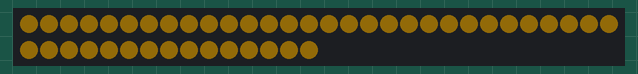
Recording of a sketch running on a simulated Arduino Uno, built with avr-gcc and run on an emulated ATmega328P. Parts: 45 RGB LEDs in strip order, left to right, continuing on the next row. Dim RGB values are drawn brighter than linear; random numbers use the default seed unless the sketch sets one.

Above: at 1.3 s.
At 6.51 s:
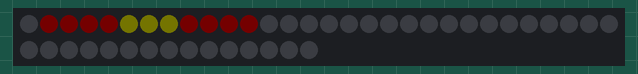
At 14.8 s:
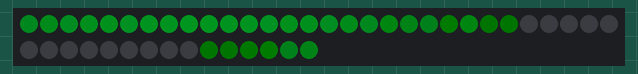
At 23.09 s:
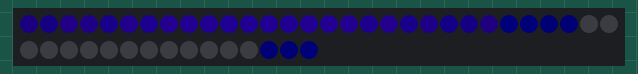
At 31.38 s:
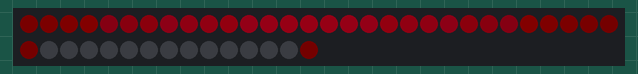
At 39.66 s:
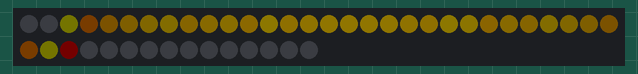

The sketch:

ledmerkki2k26.ino
```cpp
#include <FastLED.h>

#define LED_PIN     8
#define NUM_LEDS    45
#define BRIGHTNESS  24

//(x, y) coordinates for each led, roughly from (0,0) to (128, 256)
//middle point being the 23rd led (76, 129)
uint8_t coords[45][2] = {
    {73, 111},
    {70, 96},
    {68, 81},
    {65, 66},
    {64, 52},
    {61, 36},
    {56, 20},
    {56, 5},
    {67, 18},
    {74, 30},
    {84, 43},
    {93, 54},
    {101, 67},
    {111, 78},
    {120, 90},
    {128, 104},
    {138, 116},
    {147, 128},
    {132, 129},
    {116, 128},
    {104, 129},
    {90, 129},
    {76, 129},
    {62, 129},
    {49, 129},
    {33, 128},
    {18, 128},
    {4, 128},
    {14, 140},
    {22, 153},
    {32, 165},
    {40, 177},
    {50, 190},
    {59, 202},
    {68, 214},
    {77, 226},
    {84, 239},
    {96, 251},
    {94, 235},
    {91, 221},
    {89, 206},
    {85, 191},
    {83, 175},
    {81, 160},
    {79, 146}
};

uint8_t curBrg = 0;

CRGB leds[NUM_LEDS];

static uint16_t position = 0;
static uint16_t hue = 0;

void setup(){

    FastLED.addLeds<WS2812B, LED_PIN, GRB>(leds, NUM_LEDS);
    FastLED.setBrightness(BRIGHTNESS);
    FastLED.setDither(1);
    fluorescentStartup();
    FastLED.delay(2000);
    FastLED.setBrightness(0);
}

uint32_t lastMillis = 0;
int phpos = 0;
uint32_t tick = 0;
uint32_t t = 0;

const uint8_t con = 255/NUM_LEDS;

const uint16_t speed = 40;
int phaseMiddle;

void loop(){

  tick = (millis() % (1024 * 32)) / 32;

  t = millis();

  if(FastLED.getBrightness() < BRIGHTNESS){
    if(millis() - lastMillis > 20){
      lastMillis = millis();
        FastLED.setBrightness(FastLED.getBrightness() + 1);
    }
  }


  for(int i = 0; i <= NUM_LEDS; i++){
    //problem: the middle led needs to be lit when going over it horizontally and vertilcally...
    //check if the middle led is brighter horizontally or vertically, and light it up the way it is brighter
    uint8_t phase = 128 + (sin16(-t * speed + (i * (65535 / (NUM_LEDS + 1)))) >> 8);
    phase = (phase < 5) ? 5 : phase;
    if(i == NUM_LEDS){
      if(phase >= phaseMiddle){
        leds[22] = CHSV((tick / 4), 255, phase);
      }
      else{
        continue;
      }
    }
    else{
      leds[i] = CHSV((tick / 4), 255, phase);
      //sin8(con*(i+tick))
    }
    if(i == 22){
      phaseMiddle = phase;
    }
  }

  FastLED.show();
  FastLED.delay(10);

    //decay(20, 0, 255, 10, 30, 30);
    /*
    delay(40);
    fadeToBlackBy(leds, NUM_LEDS, 60);
    leds[random(NUM_LEDS)] = CRGB::Blue;
    FastLED.show();
    */
}

void fluorescentStartup(){
  FastLED.setBrightness(25);
  fill_solid(leds, NUM_LEDS, CRGB::DarkGoldenrod);
  FastLED.delay(100);
  fill_solid(leds, NUM_LEDS, CRGB::Black);
  FastLED.delay(700);
  fill_solid(leds, NUM_LEDS, CRGB::DarkGoldenrod);
  FastLED.delay(100);
  fill_solid(leds, NUM_LEDS, CRGB::Black);
  FastLED.delay(50);
    fill_solid(leds, NUM_LEDS, CRGB::DarkGoldenrod);
  FastLED.delay(100);
  fill_solid(leds, NUM_LEDS, CRGB::Black);
  FastLED.delay(50);
    fill_solid(leds, NUM_LEDS, CRGB::DarkGoldenrod);
  FastLED.delay(100);
  fill_solid(leds, NUM_LEDS, CRGB::Black);
  FastLED.delay(50);
  fill_solid(leds, NUM_LEDS, CRGB::DarkGoldenrod);
  FastLED.delay(400);
  fill_solid(leds, NUM_LEDS, CRGB::Black);
  FastLED.delay(100);
  fill_solid(leds, NUM_LEDS, CRGB::DarkGoldenrod);
  FastLED.setBrightness(50);
  for(int i = 0; i <= 255 ; i++){
    int v = 255 - i;
    fill_solid(leds, NUM_LEDS,
            CRGB(
                ((uint16_t)184 * v) / 255,
                ((uint16_t)134 * v) / 255,
                ((uint16_t)11  * v) / 255
            ));
    FastLED.delay(((i < 200) ? 12 : 3));
  }
  FastLED.setBrightness(BRIGHTNESS);
  /*
  lastMillis = millis();
  while(millis() - lastMillis < 10000){
    for(int i = 0; i < NUM_LEDS; i++){
      leds[i] = CHSV(28, 239, 120 + sin8((255/45)*(i*10+hue*8) / 2));
    }
    FastLED.show();
    hue += 1;
    if(hue >= 1024){
        hue -= 1024;
    }
    FastLED.delay(10);
  }
  */

}

/*
      if(millis() - lastMillis >= 7){
      lastMillis = millis();
      // Fade the existing trail

      fadeToBlackBy(leds, NUM_LEDS, 4);


      phpos = ((position / 6 == NUM_LEDS) ? 22 : position / 6);
      leds[phpos] = CHSV(hue / 16, 255, 255);

      FastLED.show();

      position++;
      if (position > NUM_LEDS * 6)
          position = 0;

      hue += 1;
      if(hue >= 4096){
          hue -= 4096;
      }

      */


/*
//decaymaxx, ei hyvä
    if(millis() - lastMillis >= 7){
      lastMillis = millis();
      // Fade the existing trail
      for(int i = 0; i < NUM_LEDS; i++){
        leds[i] -= CHSV(0, 0, random(20));;
        //fadeToBlackBy(leds[i], NUM_LEDS, 5 + random(15));
      }


      phpos = ((position / 6 == NUM_LEDS) ? 22 : position / 6);
      leds[phpos] = CHSV(hue / 4, 255, 255);

      FastLED.show();

      position++;
      if (position > NUM_LEDS * 6)
          position = 0;

      hue += 1;
      if(hue >= 1024){
          hue -= 1024;
      }
    }
    */

void decay(byte red, byte green, byte blue, byte meteorSize, byte decaySpeed, int SpeedDelay) {
  FastLED.clear();
  FastLED.show();

  for(int i = 0; i < NUM_LEDS+NUM_LEDS; i++) {
    // fade brightness of leds randomly to create variation
    for(int j=0; j<NUM_LEDS; j++) {
      if(random(10) > 5){
        fadeToBlackBy(leds, j, decaySpeed );
      }
    }

    // draw meteor
    for(int j = 0; j < meteorSize; j++) {
      if( ( i-j < NUM_LEDS) && (i-j>=0) ) {
        leds[i - j] = CRGB(red, green, blue);
      }
    }

    FastLED.show();
    delay(SpeedDelay);
  }
}
```

Measured:
- what the display in image 0 shows lasts 0.4 s, from 1.3 s to 1.7 s
